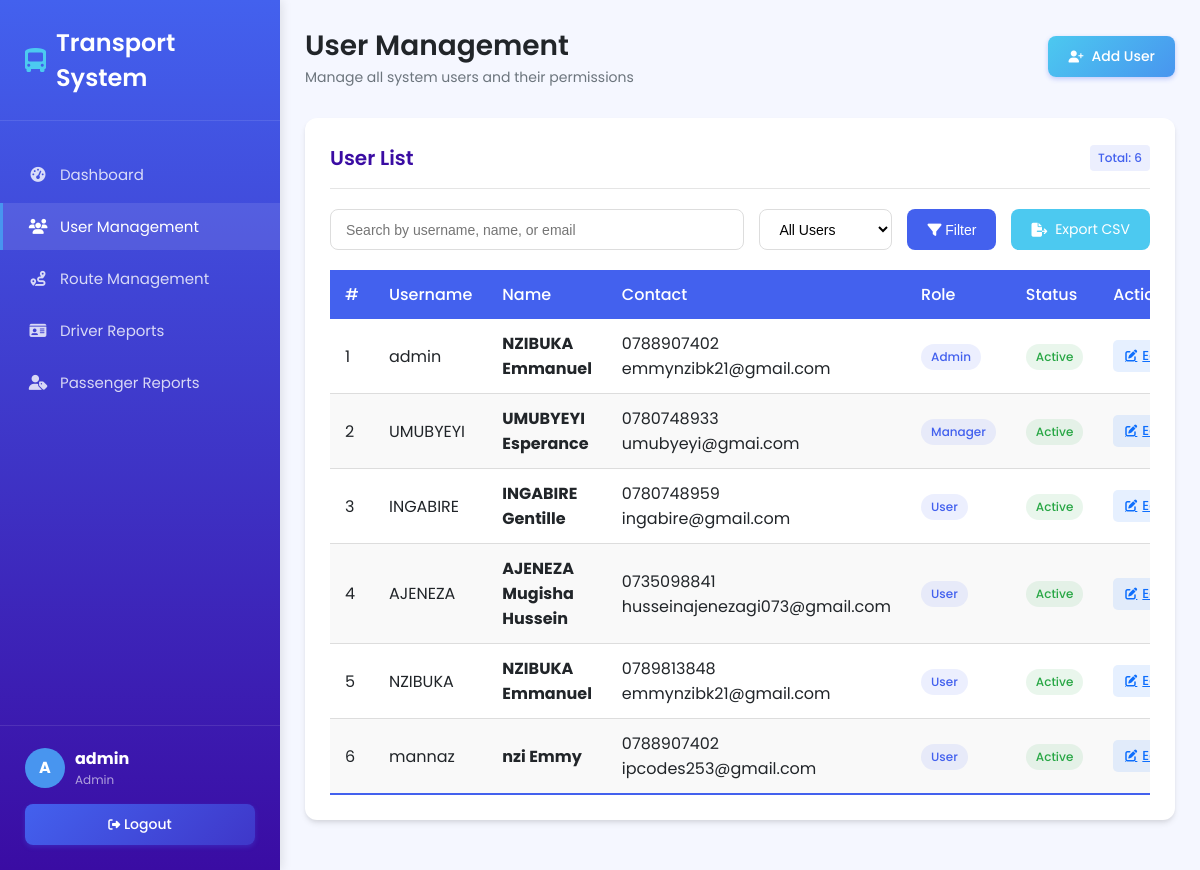
The page /Dashboard/userdetails.php (signed in) on the database its author committed.
### tables this page shows
CREATE TABLE `users` (
  `id` int(11) NOT NULL,
  `username` varchar(50) NOT NULL,
  `first_name` varchar(100) NOT NULL,
  `last_name` varchar(100) NOT NULL,
  `phone_number` varchar(15) NOT NULL,
  `email` varchar(255) NOT NULL,
  `password` varchar(255) NOT NULL,
  `role` enum('admin','manager','user') NOT NULL DEFAULT 'user',
  `status` enum('active','inactive') NOT NULL DEFAULT 'active',
  `receive_notifications` tinyint(1) DEFAULT 1
);

### Dashboard/userdetails.php (the view, shortened to what this page needs)
<?php
include '../conn.php';
$isAdmin = isset($_SESSION['role']) && $_SESSION['role'] === 'admin';
$filter = isset($_GET['filter']) ? $_GET['filter'] : 'all';
$search = isset($_GET['search']) ? mysqli_real_escape_string($conn, $_GET['search']) : '';
$searchQuery = "";
$sql = "SELECT id, username, first_name, last_name, phone_number, email, role, status FROM users $searchQuery ORDER BY role ASC";
$result = mysqli_query($conn, $sql);
?>
<!DOCTYPE html>
<html lang="en">
<head>
  <link rel="stylesheet" href="https://cdnjs.cloudflare.com/ajax/libs/font-awesome/6.4.0/css/all.min.css">
</head>
<body>
  <div class="dashboard-layout">
    <div class="sidebar">
      <div class="brand">
        <h2><i class="fas fa-bus-alt brand-icon"></i> Transport System</h2>
      </div>
      <nav>
        <a href="dash.php"><i class="fas fa-tachometer-alt"></i> Dashboard</a>
        <a href="userdetails.php" class="active"><i class="fas fa-users"></i> User Management</a>
        <a href="routes.php"><i class="fas fa-route"></i> Route Management</a>
        <a href="driverdetails.php"><i class="fas fa-id-card"></i> Driver Reports</a>
        <a href="passengerdetails.php"><i class="fas fa-user-tag"></i> Passenger Reports</a>
      </nav>
      <div class="sidebar-footer">
        <div class="user-profile">
          <div class="user-avatar">
            <?php echo strtoupper(substr($_SESSION['username'], 0, 1)); ?>
          </div>
          <div class="user-info">
            <strong><?php echo htmlspecialchars($_SESSION['username']); ?></strong>
            <small>Admin</small>
          </div>
        </div>
        <a href="logout.php" class="btn" style="display: block; text-align: center; margin-top: 15px;">
          <i class="fas fa-sign-out-alt"></i> Logout
        </a>
      </div>
    </div>
    <div class="main-content">
      <div class="page-header">
        <div class="page-title">
          <h1>User Management</h1>
          <p>Manage all system users and their permissions</p>
        </div>
        <div class="header-actions">
          <?php if ($isAdmin): ?>
            <a href="adduser.php" class="btn btn-success">
              <i class="fas fa-user-plus"></i> Add User
            </a>
          <?php endif; ?>
        </div>
      </div>
      <div class="card">
        <div class="card-header">
          <h2 class="card-title">User List</h2>
          <span class="badge badge-primary">Total: <?php echo mysqli_num_rows($result); ?></span>
        </div>
        <form method="GET" class="filter-controls">
          <input type="text" class="search-input" name="search" placeholder="Search by username, name, or email" value="<?php echo htmlspecialchars($search); ?>">
          <select name="filter" class="filter-select">
            <option value="all" <?php echo $filter === 'all' ? 'selected' : ''; ?>>All Users</option>
          </select>
          <button type="submit" class="filter-btn">
            <i class="fas fa-filter"></i> Filter
          </button>
          <a href="?download_csv=1" class="export-btn">
            <i class="fas fa-file-export"></i> Export CSV
          </a>
        </form>
        <?php if (mysqli_num_rows($result) > 0): ?>
          <div class="table-responsive">
            <table class="data-table">
              <thead>
                <tr>
                  <th>#</th>
                  <th>Username</th>
                  <th>Name</th>
                  <th>Contact</th>
                  <th>Role</th>
                  <th>Status</th>
                  <?php if ($isAdmin): ?>
                    <th>Actions</th>
                  <?php endif; ?>
                </tr>
              </thead>
              <tbody>
                <?php $counter = 1; ?>
                <?php while ($row = mysqli_fetch_assoc($result)): ?>
                  <tr>
                    <td><?php echo $counter++; ?></td>
                    <td><?php echo htmlspecialchars($row['username']); ?></td>
                    <td>
                      <strong><?php echo htmlspecialchars($row['first_name'] . ' ' . $row['last_name']); ?></strong>
                    </td>
                    <td>
                      <div><?php echo htmlspecialchars($row['phone_number']); ?></div>
                      <div class="text-muted"><?php echo htmlspecialchars($row['email']); ?></div>
                    </td>
                    <td>
                      <span class="role-badge"><?php echo htmlspecialchars(ucfirst($row['role'])); ?></span>
                    </td>
                    <td>
                      <span class="status-badge status-<?php echo strtolower($row['status']); ?>">
                        <?php echo ucfirst($row['status']); ?>
                      </span>
                    </td>
                    <?php if ($isAdmin): ?>
                      <td>
                        <div style="display: flex; gap: 8px;">
                          <a href="edituser.php?id=<?php echo $row['id']; ?>" class="action-btn edit-btn">
                            <i class="fas fa-edit"></i> Edit
                          </a>
                        </div>
                      </td>
                    <?php endif; ?>
                  </tr>
                <?php endwhile; ?>
              </tbody>
            </table>
          </div>
        <?php endif; ?>
      </div>
    </div>
  </div>
</body>
</html>

### rows shown on the page
users: username "admin", first_name+last_name "NZIBUKA Emmanuel", phone_number "0788907402", email "emmynzibk21@gmail.com", role "Admin", status "Active"
users: username "UMUBYEYI", first_name+last_name "UMUBYEYI Esperance", phone_number "0780748933", email "umubyeyi@gmai.com", role "Manager", status "Active"
users: username "INGABIRE", first_name+last_name "INGABIRE Gentille", phone_number "0780748959", email "ingabire@gmail.com", role "User", status "Active"
users: username "AJENEZA", first_name+last_name "AJENEZA Mugisha Hussein", phone_number "0735098841", email "husseinajenezagi073@gmail.com", role "User", status "Active"
users: username "NZIBUKA", first_name+last_name "NZIBUKA Emmanuel", phone_number "0789813848", email "emmynzibk21@gmail.com", role "User", status "Active"
users: username "mannaz", first_name+last_name "nzi Emmy", phone_number "0788907402", email "ipcodes253@gmail.com", role "User", status "Active"

### other values the page prints
substr($_SESSION['username'], 0, 1) "A"
$_SESSION['username'] "admin"
mysqli_num_rows($result) "6"
